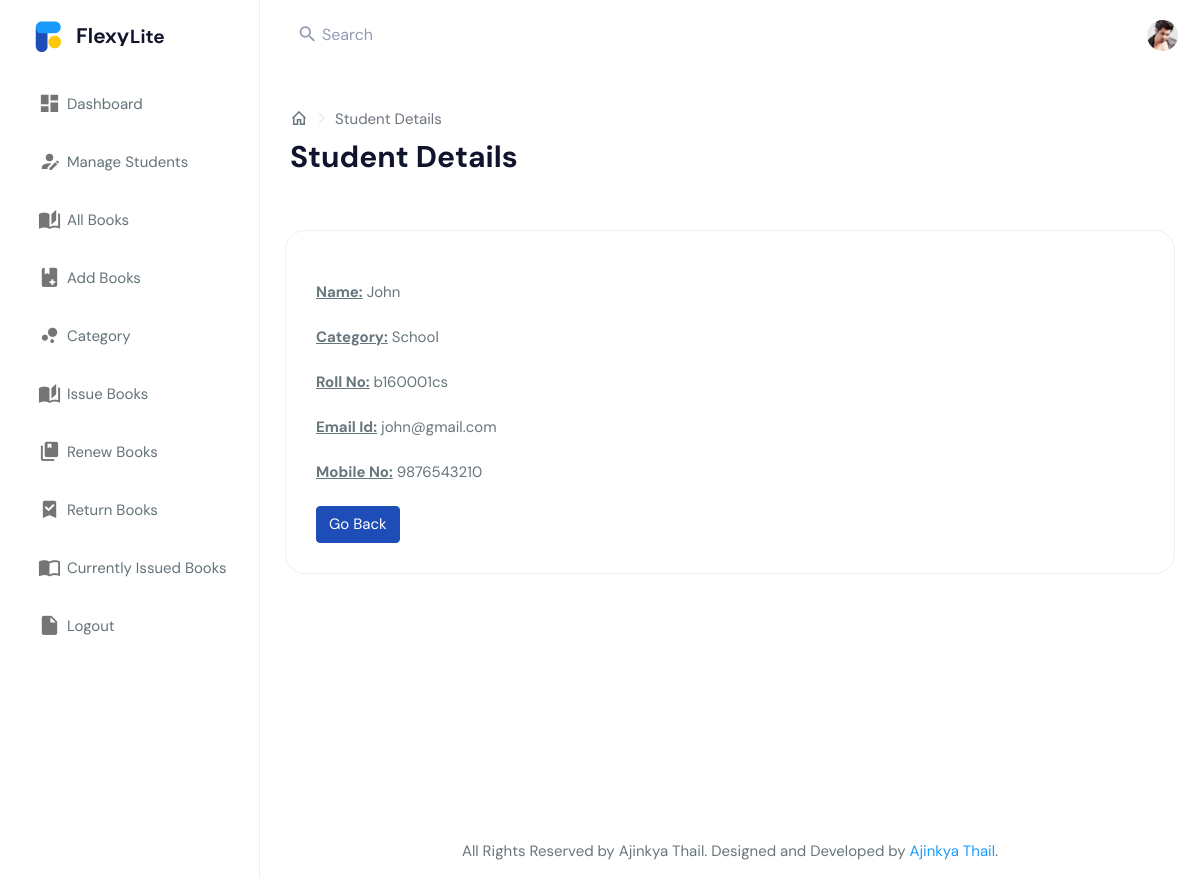
The app's page /admin/studentdetails.php?id=b160001cs (signed in), older data.
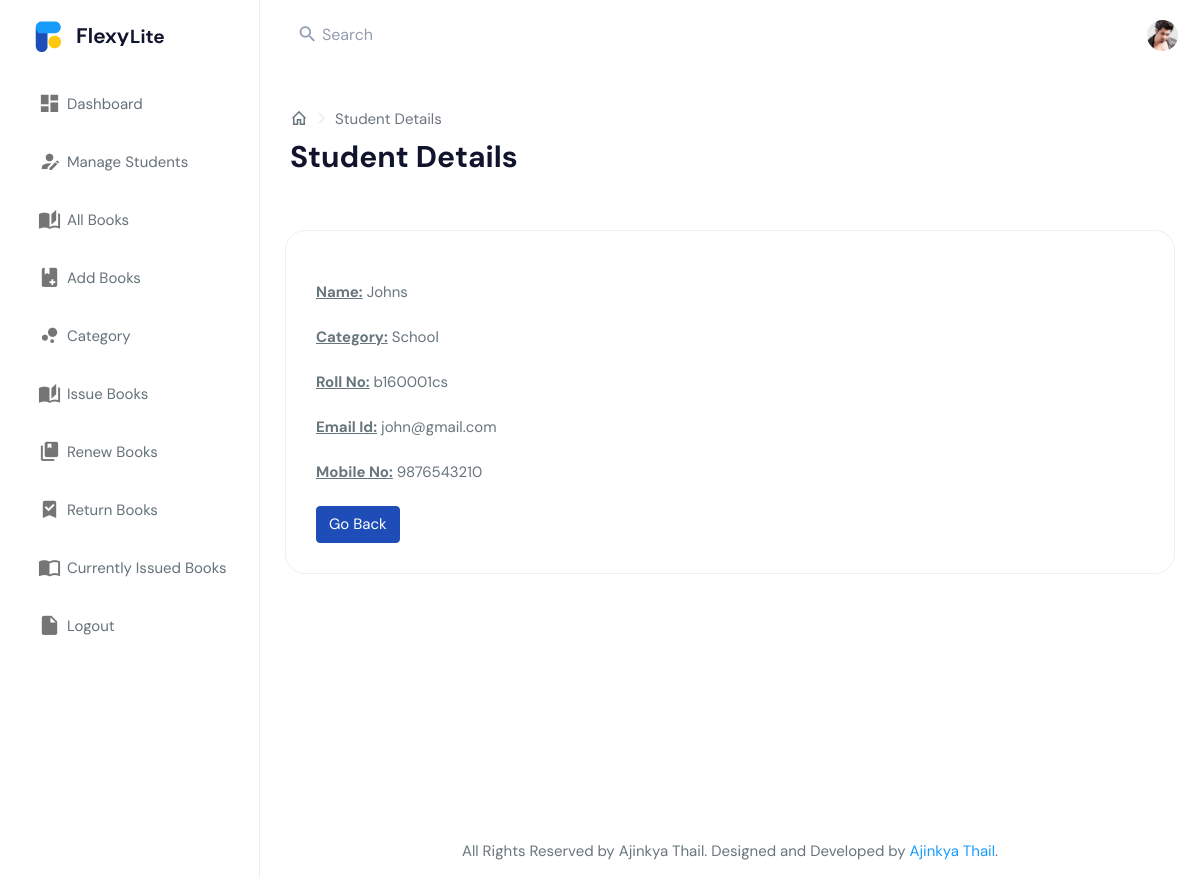
The same page, newer data.
### tables this page shows
CREATE TABLE `user` (
  `RollNo` varchar(50) NOT NULL,
  `Name` varchar(50) DEFAULT NULL,
  `Type` varchar(50) DEFAULT NULL,
  `Category` varchar(50) DEFAULT NULL,
  `EmailId` varchar(50) DEFAULT NULL,
  `MobNo` bigint(11) DEFAULT NULL,
  `Password` varchar(50) DEFAULT NULL
);

### admin/studentdetails.php (the view, shortened to what this page needs)
<?php
require('dbconn.php');
?>
<?php
if ($_SESSION['RollNo']) {
    ?>
<!DOCTYPE html>
<html dir="ltr" lang="en">
<head>
    <link href="../assets/libs/chartist/dist/chartist.min.css" rel="stylesheet">
    <link href="../assets/libs/chartist-plugin-tooltips/dist/chartist-plugin-tooltip.css" rel="stylesheet">
    <link href="../dist/css/style.min.css" rel="stylesheet">
</head>
<body>
    <div id="main-wrapper" data-layout="vertical" data-navbarbg="skin5" data-sidebartype="full"
        data-sidebar-position="absolute" data-header-position="absolute" data-boxed-layout="full">
        <?php include('includes/topbarheader.php');?>
        <?php include('includes/leftsidebar.php');?>
        <div class="page-wrapper">
            <div class="page-breadcrumb">
                <div class="row align-items-center">
                    <div class="col-6">
                        <nav aria-label="breadcrumb">
                            <ol class="breadcrumb mb-0 d-flex align-items-center">
                              <li class="breadcrumb-item"><a href="index.html" class="link"><i class="mdi mdi-home-outline fs-4"></i></a></li>
                              <li class="breadcrumb-item active" aria-current="page">Student Details</li>
                            </ol>
                          </nav>
                        <h1 class="mb-0 fw-bold">Student Details</h1>
                    </div>
                </div>
            </div>
            <div class="container-fluid">
                <div class="row">
                    <div class="col-12">
                        <div class="card">
                            <div class="card-body">
                            <div class="table-responsive m-t-20">
                            <div class="span9">
                        <div class="content">
                        <div class="module">
                            <div class="module-body">
                        <?php
                            $rno=$_GET['id'];
                            $sql="select * from LMS.user where RollNo='$rno'";
                            $result=$conn->query($sql);
                            $row=$result->fetch_assoc();
                                $name=$row['Name'];
                                $category=$row['Category'];
                                $email=$row['EmailId'];
                                $mobno=$row['MobNo'];
                                echo "<b><u>Name:</u></b> ".$name."<br><br>";
                                echo "<b><u>Category:</u></b> ".$category."<br><br>";
                                echo "<b><u>Roll No:</u></b> ".$rno."<br><br>";
                                echo "<b><u>Email Id:</u></b> ".$email."<br><br>";
                                echo "<b><u>Mobile No:</u></b> ".$mobno."<br><br>";
                            ?>
                        <a href="student.php" class="btn btn-primary">Go Back</a>
                               </div>
                           </div>
                        </div>
                    </div>
                            </div>
                            </div>
                        </div>
                    </div>
                </div>
            </div>
            <?php include('includes/footer.php');?>
        </div>
    </div>
</body>
</html>
<?php }
else {
    echo "<script type='text/javascript'>alert('Access Denied!!!')</script>";
} ?>

Row changes from the older to the newer data that the page shows:
changed user "School": Name "John" → "Johns"
